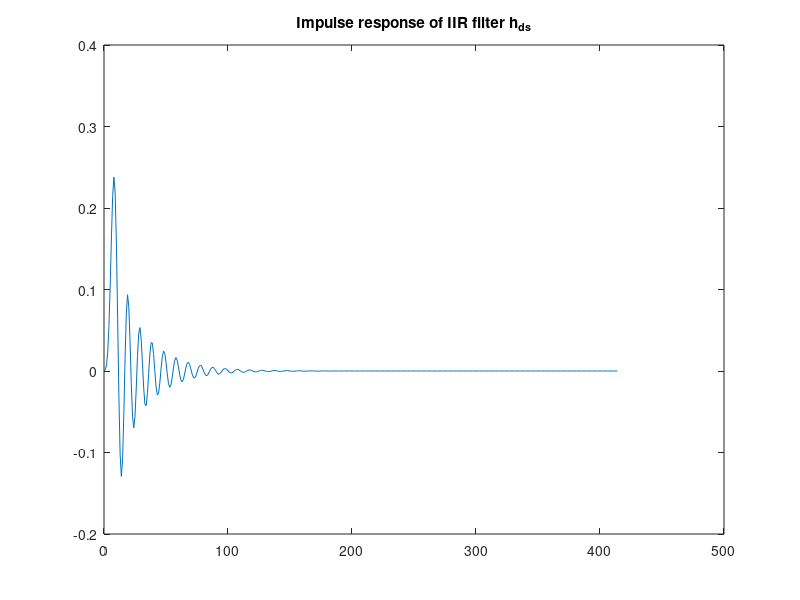
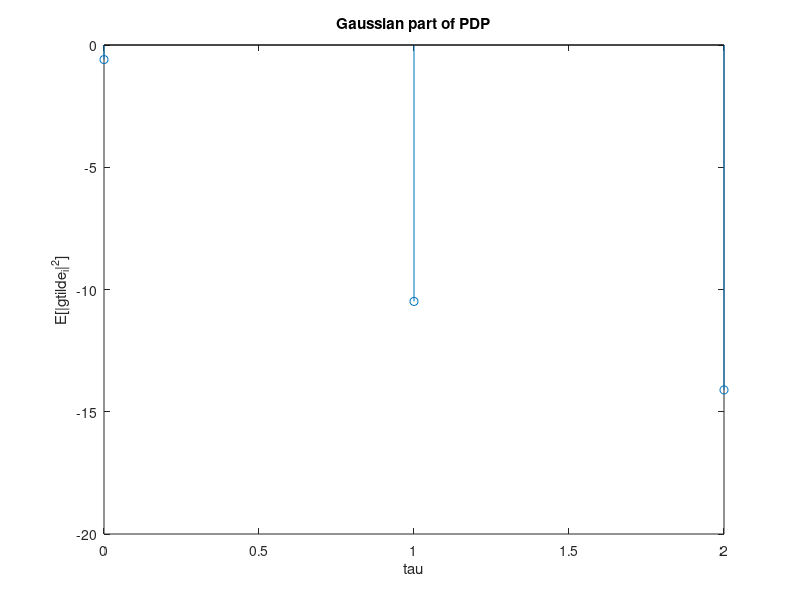
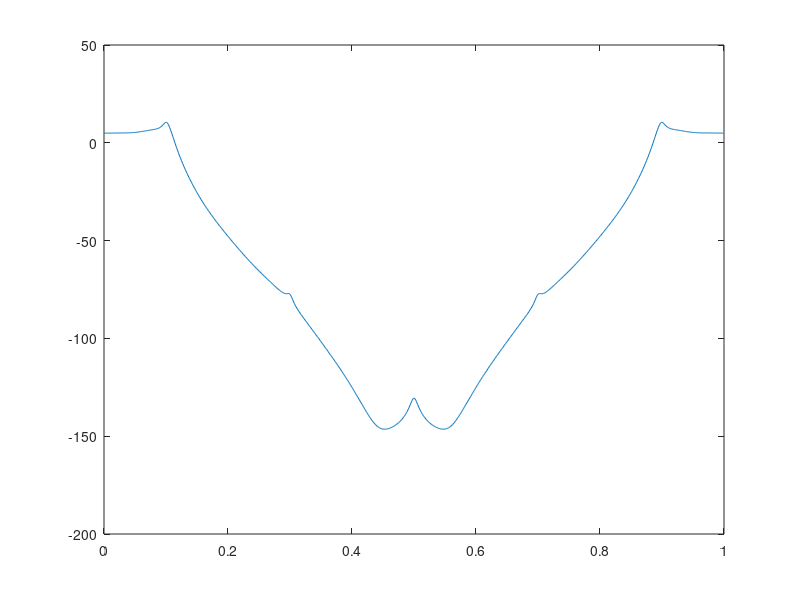
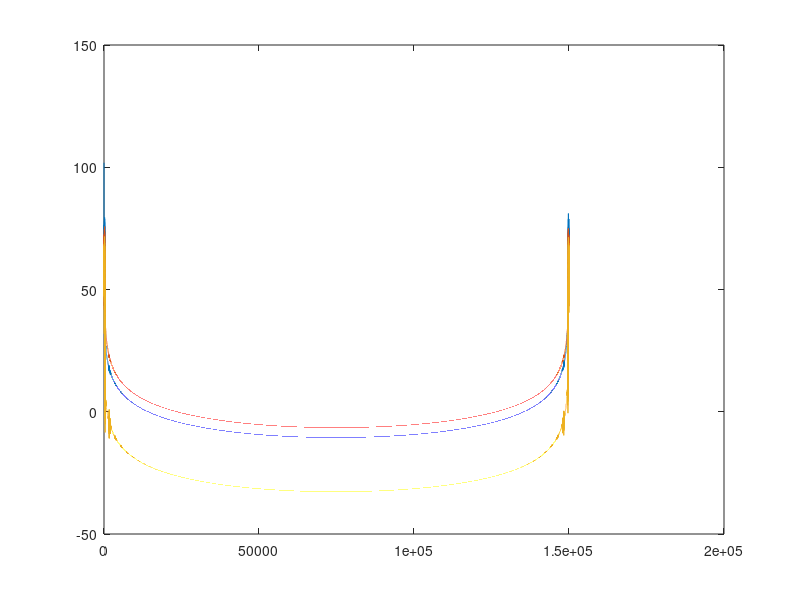

MATLAB code to generate these figures, in order: (Note: this script raises an error after producing the figures.)
%% Clear, initialize useful quantities
clear all
close all
clc

Tc = 1; % This is the smallest time interval we want to simulate
T = 4*Tc;   % Time sampling interval of the input of the channel
Kdb = 3; % 3 dB
K = 10^(Kdb/10);
fd = 5*10^-3/T; % doppler frequency
% these are the coefficients proposed by the authors of anastchugg97
a_dopp = [1, -4.4153, 8.6283, -9.4592, 6.1051, -1.3542, -3.3622, 7.2390, ...
    -7.9361, 5.1221, -1.8401, 2.8706e-1];
b_dopp = [1.3651e-4, 8.1905e-4, 2.0476e-3, 2.7302e-3, 2.0476e-3, 9.0939e-4, ...
    6.7852e-4, 1.3550e-3, 1.8076e-3, 1.3550e-3, 5.3726e-4, 6.1818e-5, -7.1294e-5, ...
    -9.5058e-5, -7.1294e-5, -2.5505e-5, 1.3321e-5, 4.5186e-5, 6.0248e-5, 4.5186e-5, ...
    1.8074e-5, 3.0124e-6];
[h_dopp, t_dopp] = impz(b_dopp, a_dopp);
figure, plot(t_dopp, h_dopp), title('Impulse response of IIR filter h_{ds}')
hds_nrg = sum(h_dopp.^2)
b_dopp = b_dopp / sqrt(hds_nrg);

%% Display the PDP for the channel

% The PDP is the sampling of a continuous time exponential PDP with
% tau_rms / T = 0.3, so tau_rms / Tc = 1.2
% See 4.224 for reference
tau_rms = 0.3*T;  % Tc = 1, as it is the fundamental sampling time

N_h = 3; % To be determined
% note that for this choice of final_tau
residual_power = exp(-N_h*Tc/tau_rms);
if (residual_power > 0.1)
    disp('Consider increasing final_tau, since the exp is truncated too early')
end
tau = 0:Tc:N_h-1;
pdp_gauss = 1/tau_rms * exp(-tau/tau_rms);

C = sqrt(K/(K+1));
% normalize pdp: it must be sum(E[|gtilde_i|^2]) = 1 - C^2
pdp_gauss = pdp_gauss.*(1-C^2)/sum(pdp_gauss);

M_d = sum(pdp_gauss);

% Determine suitable length for h, N_h, define criterion
% N_h is final_tau, the criterion is linked to the truncation of
% exp(t/taurms)

pdp = pdp_gauss;
pdp(1) = pdp(1) + C^2;

% Plot the normalised PDP
figure, stem(tau,10*log10(pdp)), title('Gaussian part of PDP'), xlabel('tau'), ylabel('E[|gtilde_i|^2]');

%% We now have to generate the time behavior of the i-th coefficient. For
% this, we use the model in figure 4.36, page 315.
% The transient will have length equal to the length of the convolution of
% the filter cascade. We will drop that quantity of samples.
% The book suggests using 1/10 < f_d*Tp < 1/5. (Benvenuto said Tp/Tq = 50 or
% more)

Tq = Tc; % Fundamental sampling time. This is the same as Tc, right???
% We stick to anastasopolous chugg paper (1997) and choose Tp such that
% fd*Tp = 0.1
Tp = 1/10 * (1/fd) * Tq; % Sampling time used for filtering the white noise
fprintf('fd * Tp = %d \n', Tp*fd);
g_samples_needed = 200000; % Some will be dropped because of transient
w_samples_needed = ceil(g_samples_needed / Tp);
transient = ceil(g_samples_needed/4);

% Doppler filter shape
[Hf, f] = freqz(b_dopp, a_dopp, 1000, 'whole');
figure, plot(f/(2*pi), 20*log10(abs(Hf)))

% Generate complex-valued Gaussian white noise with zero mean and unit
% variance
rng('default');

g_mat = zeros(N_h, g_samples_needed - transient);
for ray = 1:N_h
    
    w = wgn(w_samples_needed,1,0,'complex');
    fprintf('variance of white noise=%d \n', var(w))
    % Filter the wgn with a narrowband filter. The filter will have the
    % classical Doppler spectrum in the frequency domain, with f_d * Tc = 1.25*10^-3
    % By using the approach suggested in anastchugg97 we use an iir filter
    % with known coefficients which is the convolution of a Cheby lowpass and a shaping filter.
    % Note that it is
    % possible to initialize properly the filters, consider doing it in
    % following versions since it allows to start in steady state conditions
    % and avoid dropping about many samples (it is a very cool thing!)
    gprime = filter(b_dopp, a_dopp, w);
    fprintf('g %d after iterpolation has mean %d and variance %d  \n', ray, mean(gprime), var(gprime));
    %Gpr = fft(gprime);
    %figure, plot(20*log10(abs(Gpr)))
    
    % Interpolation
    t = 1:length(gprime);
    t_fine = Tq/Tp:Tq/Tp:length(gprime);
    
    g_fine = interp1(t, gprime, t_fine, 'spline');
    fprintf('g %d after iterpolation has mean %d and variance %d  \n', ray, mean(g_fine), var(g_fine));
    % Drop the transient
    g_mat(ray, :) = g_fine(transient+1:end);
end

% Energy scaling
for k = 1:N_h
    g_mat(k, :) = g_mat(k, :)*sqrt(pdp_gauss(k));
end

% Only for LOS component
g_mat(1, :) = g_mat(1, :) + C;

G = fft(g_mat, [], 2);

figure, plot(20*log10(abs(G.')));

%% Show the behavior of |g_1(nTc)| for n = 0:1999, dropping the transient

for i = 1:N_h
    figure, plot(0:1999, 20*log10(abs(g_mat(i, 1:2000).')))
end
g_mean = mean(g_mat(:, 1:5000).');
g_var = 10*log10(var(g_mat(:, :).'));



%% Histogram of g_1

figure, histogram(abs(g_mat(2, 1:1000).')/sqrt(pdp_gauss(2)), 100)

%% Autocorrelation of g_1

begin = 1;
end_factor = 0.5;
g1_temp = g_mat(2, begin:end*end_factor).';
N_corr = 12000; %floor(length(g1_temp/10)); % there are lot of samples!

autoc_1_intime = autocorrelation(g1_temp, N_corr);
z = (0:length(autoc_1_intime)-1)*2*pi*fd; %support for bessel function, LAG not actual time
M_1 = autoc_1_intime(1); %stat power of g_1 over the considered support in time
bess = besselj(0, z); %bessel function of order 0

figure, plot(real(autoc_1_intime)), hold on, plot(bess*M_1)
legend('Real(r_g(\Delta t)', 'Bessel function, first type, order 0')
title('From t=0')

begin = 2000;
end_factor = 0.5;
g1_temp = g_mat(2, begin:end*end_factor).';
N_corr = 12000; %floor(length(g1_temp/10)); % there are lot of samples!

autoc_1_intime = autocorrelation(g1_temp, N_corr);
z = (0:length(autoc_1_intime)-1)*2*pi*fd;
M_1 = autoc_1_intime(1);
bess = besselj(0, z);

figure, plot(real(autoc_1_intime)), hold on, plot(bess*M_1)
legend('Real(r_g(\Delta t)', 'Bessel function, first type, order 0')
title(sprintf('From t=%d', begin))


%% Simulation

rng('default') % for reproducibility
numexp = 1000;
g_1 = zeros(numexp, 1);
for k = 1:numexp
    disp(k)
    w = wgn(w_samples_needed,1,0,'complex');
    
    gprime = filter(b_dopp, a_dopp, w);
    
    % Interpolation
    t = 1:length(gprime);
    t_fine = Tq/Tp:Tq/Tp:length(gprime);
    
    g_fine = interp1(t, gprime, t_fine, 'spline');
    
    % Drop the transient
    g_notrans = g_fine(50000:end);
    
    % Energy scaling
    g_1(k) = g_notrans(152);  % it should be multiplied by sqrt(pdp(2)) but since
    % for the histogram it is required to divide for the same factor then
    % we drop this computation to save computational time
end

figure, histogram(abs(g_1), 50)
